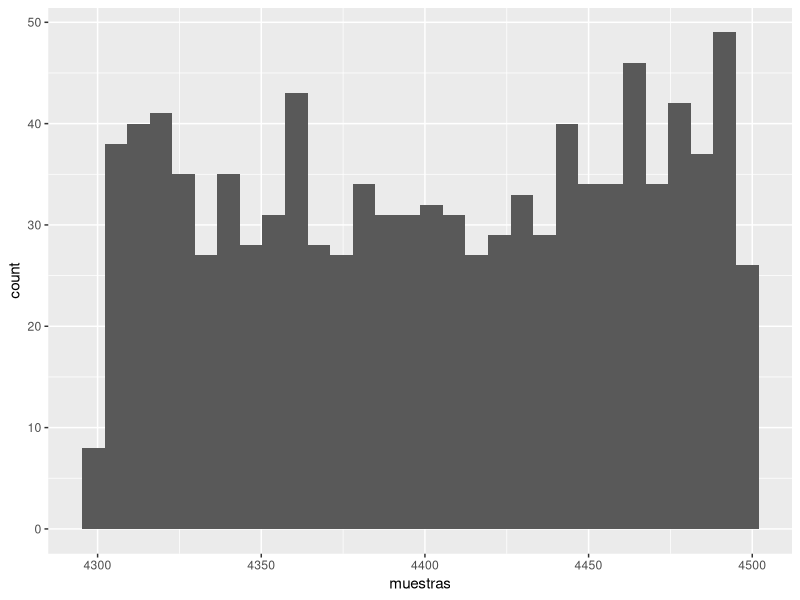

Write the R code that produced this figure.
muestras = runif(n = 1000, 4300, 4500)
library(ggplot2)
ggplot(data=data.frame(muestras), aes(muestras)) + geom_histogram()